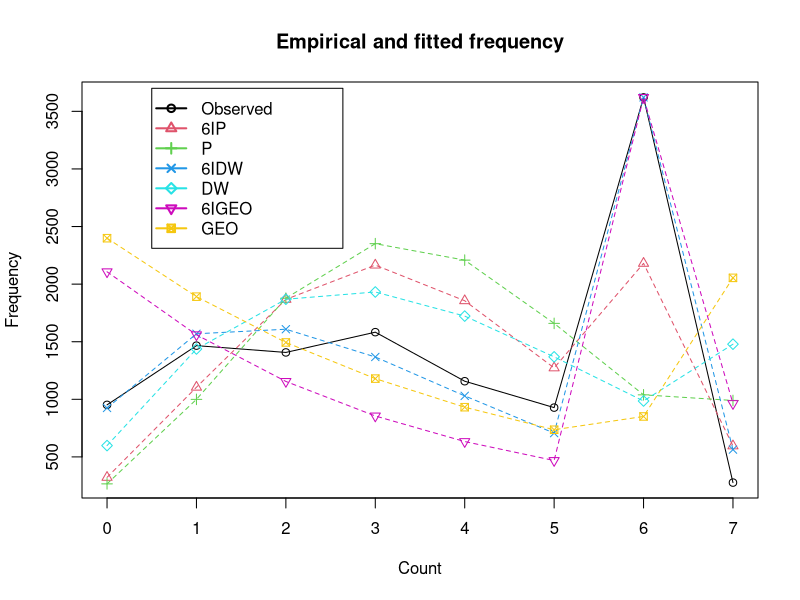

Here is the R script that generated this plot:
y1=c(952,1466,1407,1583,1157,928,3621,277)
y2=c(322.31,1105.07,1867.41,2165.04,1855.75,1272.51,2180.43,595.48)
y3=c(266.07,999.57,1877.61,2351.28,2208.34,1659.27,1038.93,989.92)
y4=c(924.82,1569.02,1608.52,1367.51,1029.91,706.57,3621.22,563.41)
y5=c(598.20,1436.88,1868.75,1931.85,1722.57,1368.68,985.39,1478.65)
y6=c(2107.24,1560.22,1155.20,855.32,633.29,468.69,3620.64,963.33)
y7=c(2398.82,1891.34,1493.71,1179.67,931.66,735.79,851.1,2054.38)

x=c(0,1,2,3,4,5,6,7)
plot(x,y1,type='o',xlab="Count",ylab="Frequency",main="Empirical and fitted frequency",pch=1, lty=1, col=1)
lines(x,y2, type="o", pch=2, lty=2, col=2)
lines(x,y3, type="o", pch=3, lty=2, col=3)
lines(x,y4, type="o", pch=4, lty=2, col=4)
lines(x,y5, type="o", pch=5, lty=2, col=5)
lines(x,y6, type="o", pch=6, lty=2, col=6)
lines(x,y7, type="o", pch=7, lty=2, col=7)
legend(0.5,3700,c(
expression(paste(plain("Observed"))),
expression(paste(plain("6IP"))),
expression(paste(plain("P"))),
expression(paste(plain("6IDW"))),
expression(paste(plain("DW"))),
expression(paste(plain("6IGEO"))),
expression(paste(plain("GEO")))
),pch=c(1,2,3,4,5,6,7),lwd=c(2,2,2,2,2,2,2),col=c(1,2,3,4,5,6,7),text.width=1.5)







